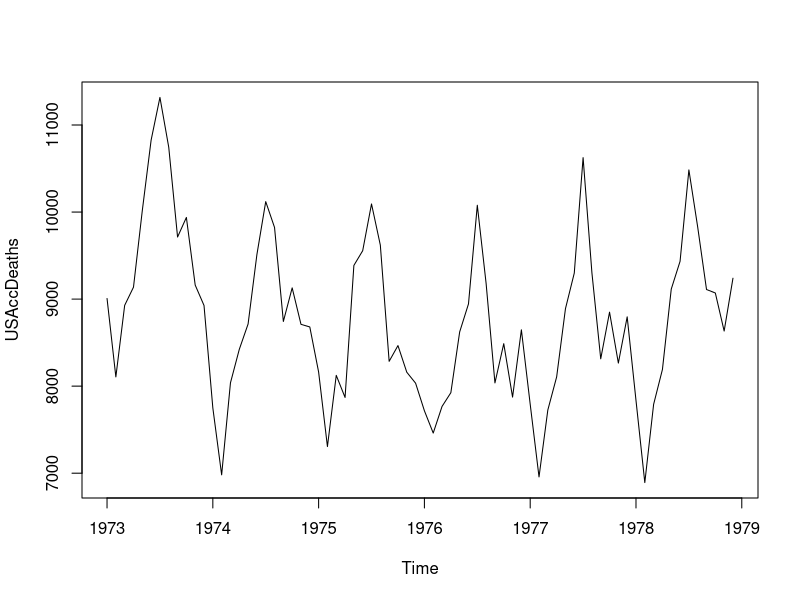
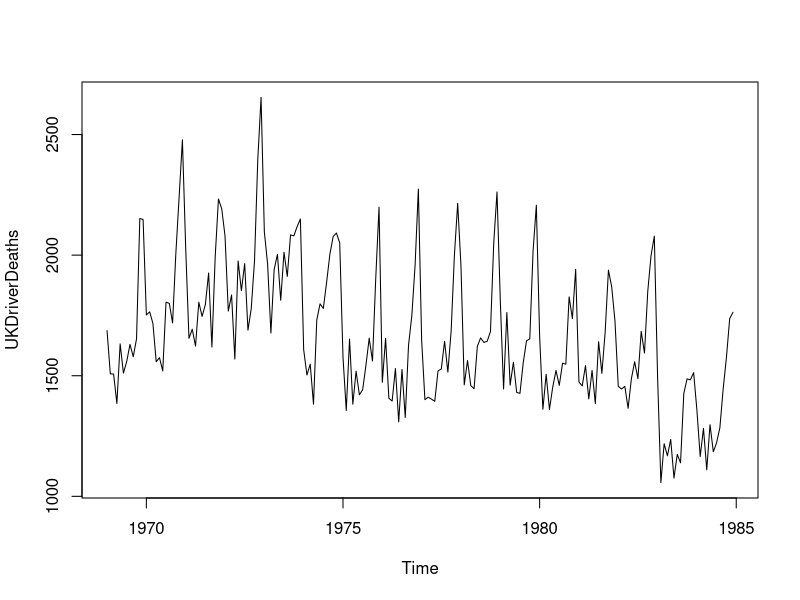
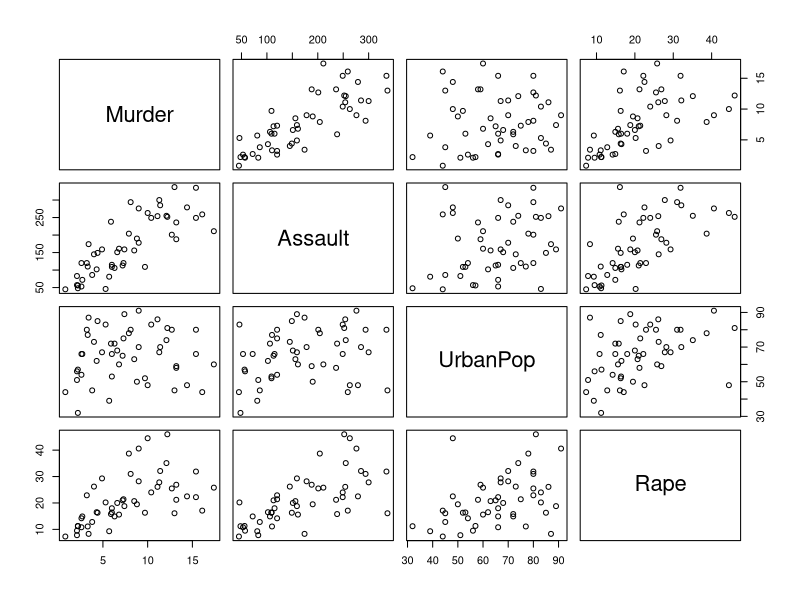
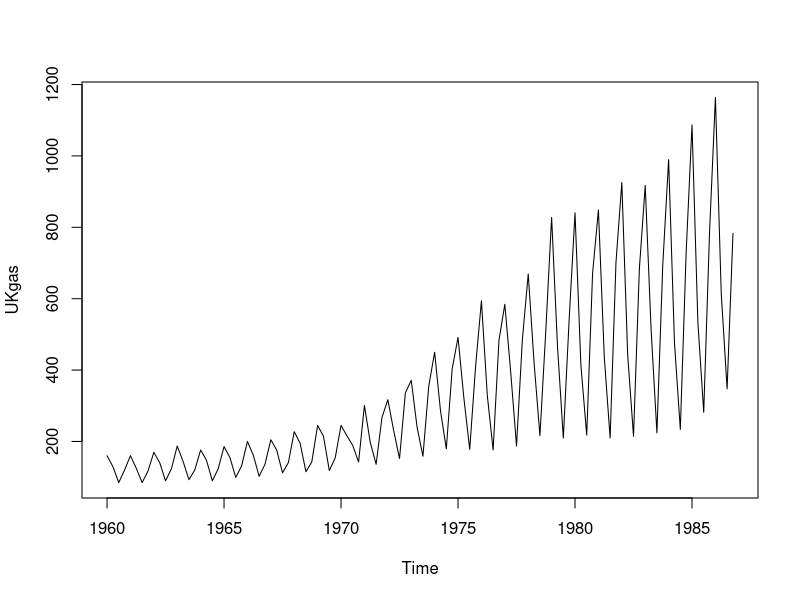
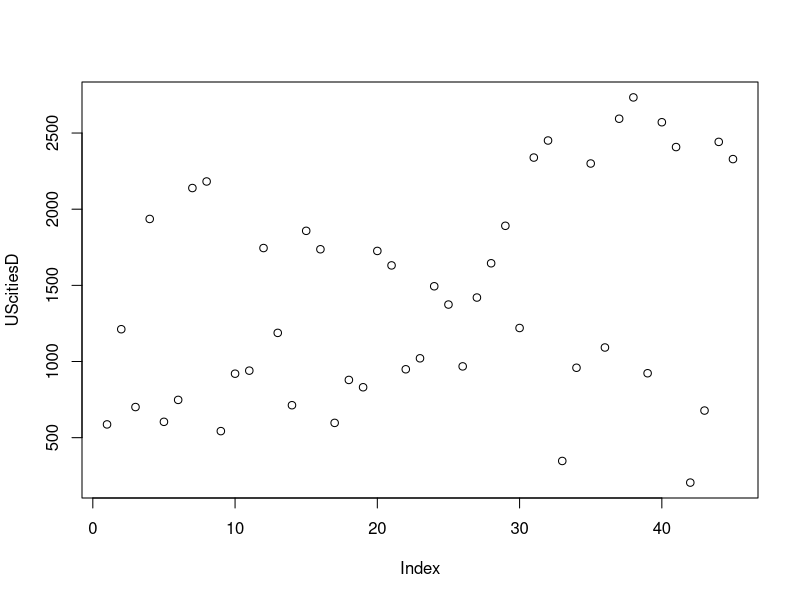
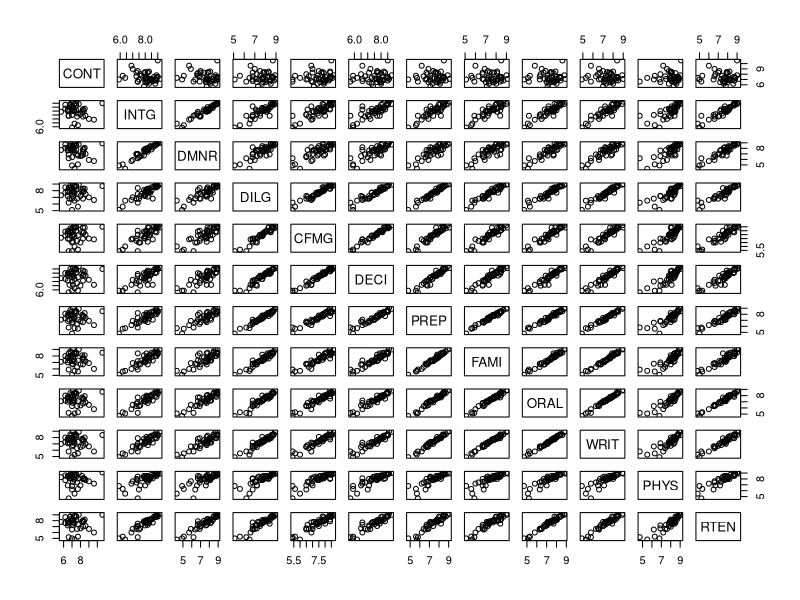

These charts were generated, in order, by the following R code:
## ---- chunk 1
knitr::opts_chunk$set(echo = TRUE)
## ---- chunk 2
plot(USAccDeaths)
plot(UKDriverDeaths)
plot(USArrests)
plot(UKgas)

plot(UScitiesD)
plot(USJudgeRatings)
